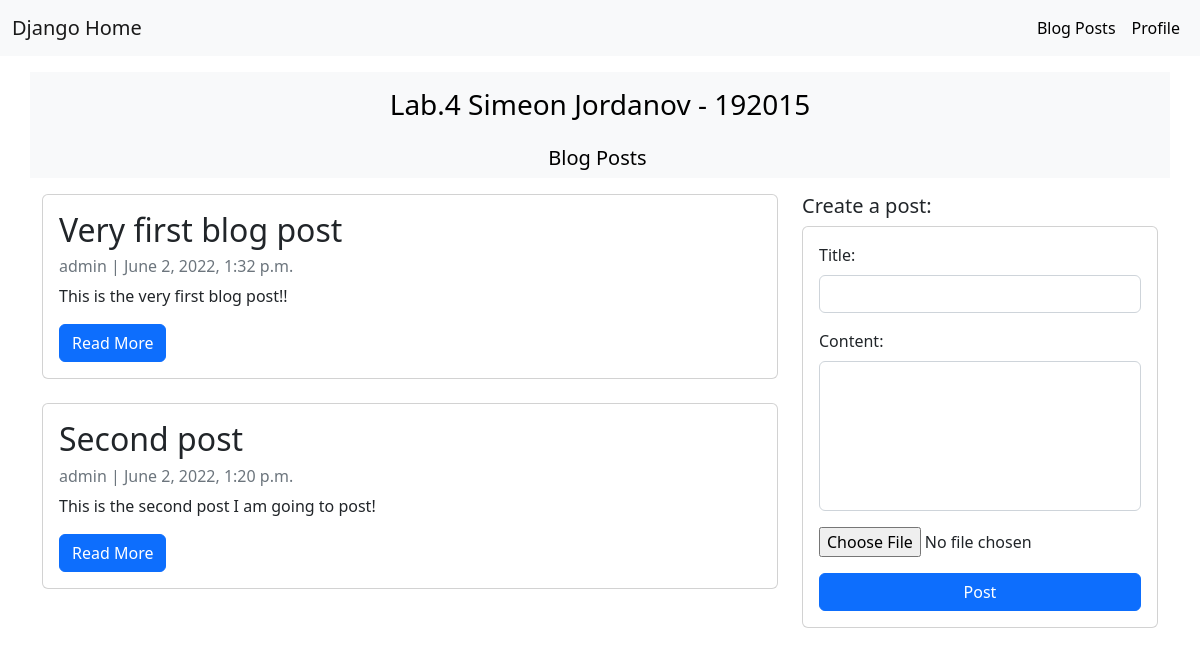
The page / on the database its author committed.
### blog/models.py (models this page shows, shortened)
class BlogPost(models.Model):
    title = models.CharField(max_length=200, unique=True)
    slug = models.SlugField(max_length=200, unique=True)
    author = models.ForeignKey(User, on_delete=models.CASCADE, related_name="blogposts")
    created_on = models.DateTimeField(auto_now=True)
    content = models.TextField()
    files = models.FileField(upload_to=None, max_length=200, null=True)
    updated_on = models.DateTimeField(auto_now=True)
    class Meta:
        ordering = ['-created_on']

### blog/views.py (the view)
# urls.py: path('', views.BlogPostList.as_view(), name='blogpost'),
class BlogPostList(generic.ListView):
    queryset = BlogPost.objects.order_by('-created_on')
    template_name = 'blogpost.html'

### templates/blogpost.html (shortened to what this page needs)
{% extends "index.html" %}
{% block content %}
    <div class="container text-bg-light mt-3 text-center">
        <div class="row">
            <div class=" col-md-12 col-md-10 mx-auto">
                <div class="site-heading">
                    <h3 class=" site-heading my-4 mt-3"> Lab.4 Simeon Jordanov - 192015</h3>
                    <p class="h5">Blog Posts&nbsp
                    </p>
                </div>
            </div>
        </div>
    </div>
<div class="container mx-auto">
    <div class="row">
        <div class="col-md-8 mt-3">
            {% for blogpost in blogpost_list %}
                <div class="card mb-4">
                    <div class="card-body">
                        <h2 class="card-title">{{ blogpost.title }}</h2>
                        <p class="card-text text-muted h6">{{ blogpost.author }} | {{ blogpost.created_on }}</p>
                        <p class="card-text">{{ blogpost.content }}</p>
                        <a href="{% url 'blogpost_detail' blogpost.slug %}" class="btn btn-primary">Read More</a>
                    </div>
                </div>
            {% endfor %}
        </div>
        <div class="col-md-4 mt-3">
            <p class="card-text h5">Create a post:</p>
            <form class="card p-3">
              <div class="mb-3">
                <label for="title" class="form-label">Title:</label>
                <input type="text" class="form-control" id="title" >
              </div>
              <div class="mb-3">
                <label for="content" class="form-label">Content:</label>
                <input type="text" class="form-control" style="height: 150px" id="content">
              </div>
              <div class="mb-3 ">
                <input type="file" id="myfile" name="myfile">
              </div>
              <button type="submit" class="btn btn-primary">Post</button>
            </form>
        </div>
    </div>
</div>
{%endblock%}

### templates/index.html (shortened to what this page needs)
<!DOCTYPE html>
<html lang="en">
<head>
<link href="https://cdn.jsdelivr.net/npm/bootstrap@5.2.0-beta1/dist/css/bootstrap.min.css" rel="stylesheet">
</head>
<body>
    <nav class="navbar navbar-expand-lg navbar-light bg-light">
        <div class="container-fluid">
            <a class="navbar-brand" href="{% url 'blogpost' %}">Django Home</a>
            <ul class="navbar-nav ml-auto">
                <li class="nav-item text-black">
                    <a class="nav-link text-black font-weight-bold" href="{% url 'blogpost' %}">Blog Posts</a>
                </li>
                <li class="nav-item text-black">
                    <a class="nav-link text-black font-weight-bold" href="{% url 'profile' %}">Profile</a>
                </li>
            </ul>
        </div>
    </nav>
        {% block content %}
        {% endblock content %}
</body>
</html>

### rows shown on the page
BlogPost: title "Very first blog post", author "admin", created_on "June 2, 2022, 1:32 p.m.", content "This is the very first blog post!!"
BlogPost: title "Second post", author "admin", created_on "June 2, 2022, 1:20 p.m.", content "This is the second post I am going to post!"
